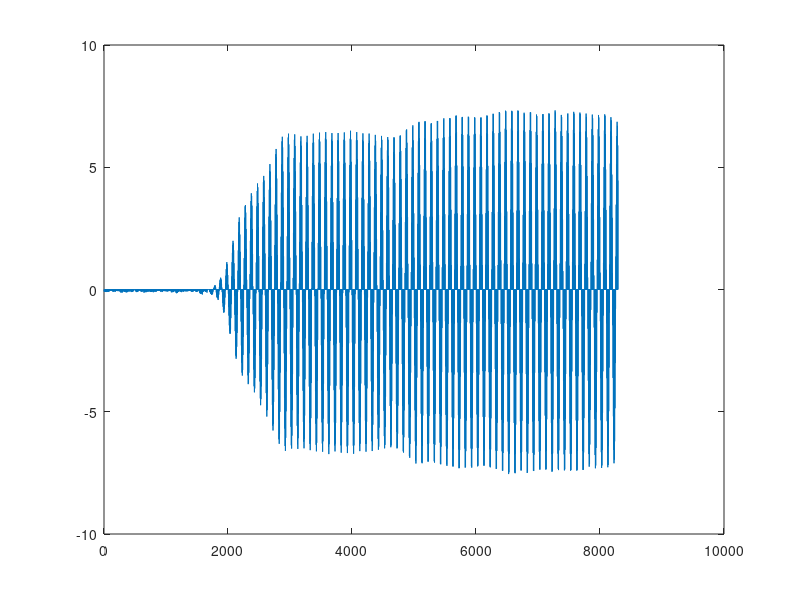
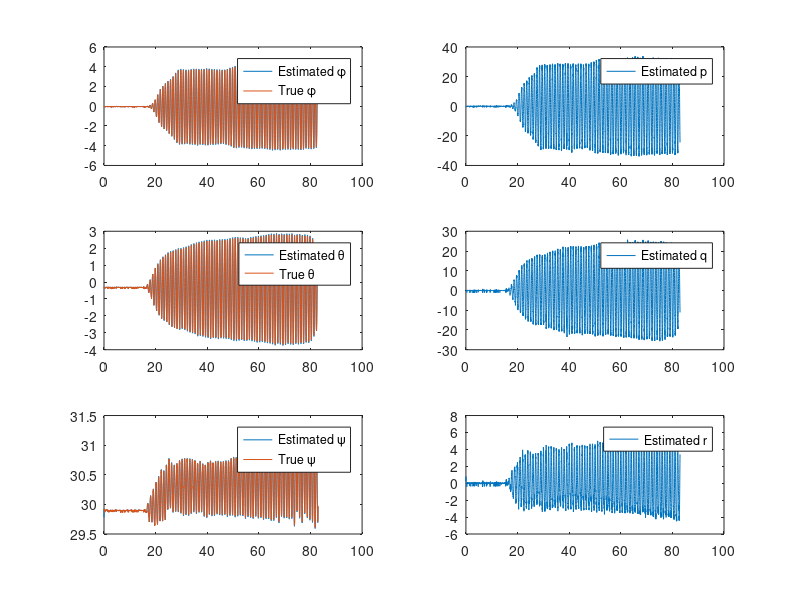
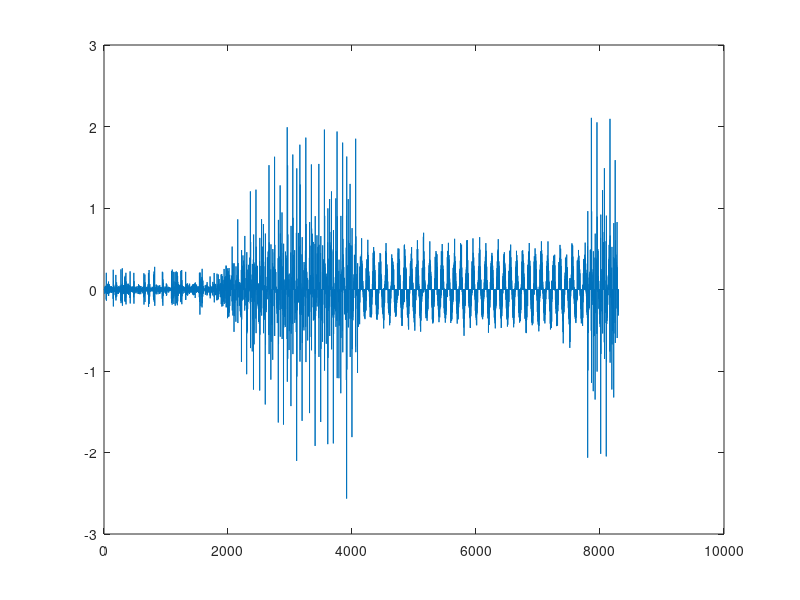

Reproduce these figures in MATLAB, in order. (Note: this script raises an error after producing the figures.)
clear all

%Calculates the orientation of each sensor
temp = load('IMU1_raw.mat');
imu1_raw = temp.ans;
temp = load('IMU2_raw.mat');
imu2_raw = temp.ans;
temp = load('IMU3_raw.mat');
imu3_raw = temp.ans;
temp = load('IMU4_raw.mat');
imu4_raw = temp.ans;
temp = load('oqus_measured.mat');
oqus = temp.ans;
load('rotation_matrix');

%Loading raw data to new variables for comparison plot
old1 = imu1_raw;
old2 = imu2_raw;
old3 = imu3_raw;
old4 = imu4_raw;

%Transforming linear coordinate system to right-hand oriented
imu1_raw(5:7,:) = -1.*imu1_raw(5:7,:);
imu2_raw(5:7,:) = -1.*imu2_raw(5:7,:);
imu3_raw(5:7,:) = -1.*imu3_raw(5:7,:);
imu4_raw(5:7,:) = -1.*imu4_raw(5:7,:);

%Translating all oqus angles from degrees to radians
oqus(5:7,:) = deg2rad(oqus(5:7,:));

%Estimation of angular rate, modeling a LTI system in Kalman Filter
omega = [];

%LPP approach with mean value sampling rate of 20Hz
for i = 1:5:(length(oqus)-rem(length(oqus),5))
    omega(i) = mean(oqus(5,i:i+4)/0.01);
end
figure()
plot(omega)

%State variable = [angle, ang_rate, ang_acc]'
A = eye(9);
A(1:3,4:6) = 0.01*eye(3);
A(1:3,7:9) = 1/2*0.01^2*eye(3);
A(4:6,7:9) = 0.01*eye(3);
C = [eye(3), zeros(3,6)];

x = zeros(9,1);
P = eye(9);

Q = blkdiag(10^-6*eye(6), 10^-3.5*eye(3));
R = 0.005*eye(3);

omega_hat = [];
lambda = 1;
tracern = [];

K = blkdiag(eye(3), zeros(6,6));

for i = 1:length(oqus)
    %Prediction
    x = A*x; %x_(k,k-1)=A*x_(k-1,k-1)
    P_prev = P; %P_(k-1,k-1)
    P = 1.2*A*P*A'+Q; %P_(k,k-1)=A*P_(k-1,k-1)*..
    
    %Optimal forgetting factor
    M = C*A*P_prev*A'*C';
    N = C*P*C'-C*Q*C';
    lambda = max(1, trace(N*inv(M)));
    tracern(i) = trace(N*inv(M));
    
    %Kalman gain
    K = P*C'*inv(C*P*C'+R); %K_k = P_(k,k-1)
    
    %Update
    x = x + K*(oqus(5:7,i)-C*x); %x_(k,k) = x_(k,k-1)
    omega_hat(:,i) = x;
    P = (eye(9)-K*C)*P; %P_(k,k) = P_(k,k-1)
end
figure()
subplot(3,2,1);plot(oqus(1,:), rad2deg(omega_hat(1,:)), oqus(1,:), rad2deg(oqus(5,:)));legend('Estimated \phi','True \phi');
subplot(3,2,3);plot(oqus(1,:), rad2deg(omega_hat(2,:)), oqus(1,:), rad2deg(oqus(6,:)));legend('Estimated \theta','True \theta');
subplot(3,2,5);plot(oqus(1,:), rad2deg(omega_hat(3,:)), oqus(1,:), rad2deg(oqus(7,:)));legend('Estimated \psi','True \psi');
subplot(3,2,2);plot(oqus(1,:), rad2deg(omega_hat(4,:))); legend('Estimated p');
subplot(3,2,4);plot(oqus(1,:), rad2deg(omega_hat(5,:))); legend('Estimated q');
subplot(3,2,6);plot(oqus(1,:), rad2deg(omega_hat(6,:))); legend('Estimated r');

%Estimating velocity using Taylor Series Expansion, v=[vk, vb0, vb1..]'
v = zeros(6,length(oqus));

T = 0.01;

for i = 3:2:length(oqus)-1
    vb0 = (oqus(5,i)-oqus(5,i-2))/T;
    vb1 = (v(2,i)-v(2,i-2))/T;
    vb2 = (v(3,i)-v(3,i-2))/T;
    vb3 = (v(4,i)-v(4,i-2))/T;
    vb4 = (v(5,i)-v(5,i-2))/T;
    vk = vb0 + vb1*T + 1/2*vb2*T^2 + 1/6*vb3*T^3 + 1/24*vb4*T^4;
    v(1:6,i) = [vk; vb0; vb1; vb2; vb3; vb4];
end
figure()
plot(v(1,:))

%Translating all accelerations to CO
%State vector x = [p_v, v, g, b_l, w, b_w]' according to Kjerstad

%Rotating all accelerations to coordinate frame parallel to body
imu1_raw(2:7,:) = Rot.imu1*imu1_raw(2:7,:);
imu2_raw(2:7,:) = Rot.imu2*imu2_raw(2:7,:);
imu3_raw(2:7,:) = Rot.imu3*imu3_raw(2:7,:);
imu4_raw(2:7,:) = Rot.imu4*imu4_raw(2:7,:);

%Measured position of each IMU relative CO defined in Quali
l1 = [-465, -184, -73];
l2 = [-244, 184, -13];
l3 = [740, 130, 82];
l4 = [450, -160, 82];

H1 = Hmatrix(l1);
H2 = Hmatrix(l2);
H3 = Hmatrix(l3); 
H4 = Hmatrix(l4);

S1 = Smtrx(l1);
S2 = Smtrx(l2);
S3 = Smtrx(l3);
S4 = Smtrx(l4);

G = [eye(3), -S1, H1; eye(3), -S2, H2; eye(3), -S3, H3; eye(3), -S4, H4];

%Initial states
p0 = Rzyx(omega_hat(1,20), omega_hat(2,20), omega_hat(3,20))'*oqus(2:4,1);
x = [p0; zeros(15,1)];
P = eye(18);

%Selection matrices
B1 = [eye(3), zeros(3,9)];
B2 = [zeros(3,3), eye(3), zeros(3,6)];

C = [eye(3), zeros(3,15); zeros(3,12), eye(3), zeros(3,3)];

%Covariance matrices for Kalman Filter
Q = 10^-5*blkdiag(zeros(3,3),eye(3),zeros(6,6),eye(3),zeros(3,3));
R = 10^-3*eye(6);

%Acceleration output
accel_hat = [];
z = [];
y = [];

j = 1;          %Counter for oqus measurements
for i = 1:length(imu1_raw)
    a_m = [imu1_raw(5:7,i); imu2_raw(5:7,i); imu3_raw(5:7,i); imu4_raw(5:7,i)];
    while imu1_raw(1,i) ~= oqus(1,j) %Finding corresponding oqus measurement
        j = j+1;
    end
    
    %System matrix
    A = [-Smtrx(omega_hat(4:6,j)), eye(3), zeros(3,12);...
        zeros(3,3), -Smtrx(omega_hat(4:6,j)), -eye(3), -eye(3), zeros(3,6);...
        zeros(3,6), -Smtrx(omega_hat(4:6,j)), zeros(3,9);...
        zeros(3,18); zeros(3,15), eye(3); zeros(3,18)];
    %Gain matrix
    BG = [zeros(3,12); B1; zeros(6,12); B2; zeros(3,12)]*inv(G);
    
    z(:,i) = inv(G)*a_m;
    
    %Discretization manually
    disc = 0.05.*[A, BG; zeros(12,30)];
    disc_exp = expm(disc);
    A_disc = disc_exp(1:18,1:18);
    B_disc = disc_exp(1:18, 19:30);
    
    %sysc = ss(A, BG, C, D, 0.05);
    %sysd = c2d(sysc, 0.05);
    
    K = P*C'*inv(C*P*C'+R);
    y(:,i) = [Rzyx(omega_hat(1,j),omega_hat(2,j),omega_hat(3,j))'*oqus(2:4,j);omega_hat(4:6,j)];
    x = x+K*(y(:,i) - C*x);
    accel_hat(:,i) = x;
    P = (eye(18)-K*C)*P*(eye(18)-K*C)'+K*R*K';
    %Predicting next state
    x = A_disc*x + B_disc*a_m;
    P = A_disc*P*A_disc'+Q;
end

%Plotting results
figure()
subplot(3,1,1); plot(imu1_raw(1,:),accel_hat(1,:), imu1_raw(1,:), y(1,:)); legend('Estimated x', 'True x');
subplot(3,1,2); plot(imu1_raw(1,:),accel_hat(2,:), imu1_raw(1,:), y(2,:)); legend('Estimated y', 'True y');
subplot(3,1,3); plot(imu1_raw(1,:),accel_hat(3,:), imu1_raw(1,:), y(3,:)); legend('Estimated z', 'True z');

figure()
subplot(3,1,1); plot(imu1_raw(1,:), accel_hat(4,:));title('Velocities');
subplot(3,1,2); plot(imu1_raw(1,:), accel_hat(5,:));
subplot(3,1,3); plot(imu1_raw(1,:), accel_hat(6,:));

figure()
subplot(3,1,1); plot(imu1_raw(1,:),accel_hat(7,:));title('Gravity');
subplot(3,1,2); plot(imu1_raw(1,:),accel_hat(8,:));
subplot(3,1,3); plot(imu1_raw(1,:),accel_hat(9,:));

figure()
subplot(3,1,1); plot(imu1_raw(1,:), accel_hat(10,:)); title('linear bias');
subplot(3,1,2); plot(imu1_raw(1,:), accel_hat(11,:)); 
subplot(3,1,3); plot(imu1_raw(1,:), accel_hat(12,:));

figure()
subplot(3,1,1); plot(imu1_raw(1,:), accel_hat(13,:)); title('Angular rate');
subplot(3,1,2); plot(imu1_raw(1,:), accel_hat(14,:));
subplot(3,1,3); plot(imu1_raw(1,:), accel_hat(15,:));

figure()
subplot(3,1,1); plot(imu1_raw(1,:), accel_hat(16,:)); title('rotational bias');
subplot(3,1,2); plot(imu1_raw(1,:), accel_hat(17,:)); 
subplot(3,1,3); plot(imu1_raw(1,:), accel_hat(18,:));

%Estimating accelerations in CO based on position measurements
%State variable = [position, velocity, acceleration]'
A = eye(9);
A(1:3,4:6) = 0.01*eye(3);
A(1:3,7:9) = 1/2*0.01^2*eye(3);
A(4:6,7:9) = 0.01*eye(3);
C = [eye(3), zeros(3,6)];

x = [Rzyx(omega_hat(1,i),omega_hat(2,i),omega_hat(3,i))'*oqus(2:4,i);zeros(6,1)];
P = eye(9);

Q = blkdiag(10^-6*eye(6), 10^-3.5*eye(3));
R = 0.05*eye(3);

p_hat = [];
p_v = [];
K = zeros(9,9);

for i = 1:length(oqus)
    %Prediction
    x = A*x; %x_(k,k-1)=A*x_(k-1,k-1)
    P_prev = P; %P_(k-1,k-1)
    P = 1.2*A*P*A'+Q; %P_(k,k-1)=A*P_(k-1,k-1)*..
    
    %Kalman gain
    K = P*C'*inv(C*P*C'+R); %K_k = P_(k,k-1)
    
    %Position in body-frame
    p_v(:,i) = Rzyx(omega_hat(1,i),omega_hat(2,i),omega_hat(3,i))'*oqus(2:4,i);
    
    %Update
    x = x + K*(p_v(:,i)-C*x); %x_(k,k) = x_(k,k-1)
    p_hat(:,i) = x;
    P = (eye(9)-K*C)*P; %P_(k,k) = P_(k,k-1)
end
figure()
subplot(3,2,1);plot(oqus(1,:), p_hat(1,:), oqus(1,:), p_v(1,:));legend('Estimated x','True x');
subplot(3,2,3);plot(oqus(1,:), p_hat(2,:), oqus(1,:), p_v(2,:));legend('Estimated \theta','True \theta');
subplot(3,2,5);plot(oqus(1,:), p_hat(3,:), oqus(1,:), p_v(3,:));legend('Estimated \psi','True \psi');
subplot(3,2,2);plot(oqus(1,:), p_hat(4,:)); legend('Estimated u');
subplot(3,2,4);plot(oqus(1,:), p_hat(5,:)); legend('Estimated v');
subplot(3,2,6);plot(oqus(1,:), p_hat(6,:)); legend('Estimated w');
figure()
subplot(3,1,1);plot(oqus(1,:), p_hat(7,:)); legend('Estimated a_x');
subplot(3,1,2);plot(oqus(1,:), p_hat(8,:)); legend('Estimated a_y');
subplot(3,1,3);plot(oqus(1,:), p_hat(9,:)); legend('Estimated a_z');